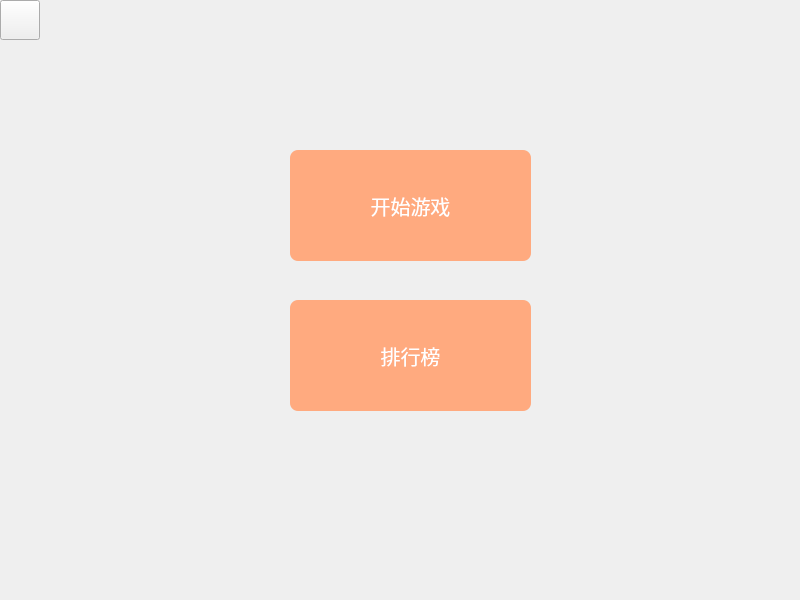
<?xml version="1.0" encoding="UTF-8"?>
<ui version="4.0">
 <class>MainWindow</class>
 <widget class="QMainWindow" name="MainWindow">
  <property name="geometry">
   <rect>
    <x>0</x>
    <y>0</y>
    <width>800</width>
    <height>600</height>
   </rect>
  </property>
  <property name="windowTitle">
   <string>MainWindow</string>
  </property>
  <widget class="QWidget" name="centralwidget">
   <widget class="QLabel" name="label">
    <property name="geometry">
     <rect>
      <x>0</x>
      <y>0</y>
      <width>800</width>
      <height>600</height>
     </rect>
    </property>
    <property name="styleSheet">
     <string notr="true">background-image: url(:/pic/background/background.jpg);</string>
    </property>
    <property name="text">
     <string/>
    </property>
   </widget>
   <widget class="QPushButton" name="rankBtn">
    <property name="geometry">
     <rect>
      <x>290</x>
      <y>300</y>
      <width>241</width>
      <height>111</height>
     </rect>
    </property>
    <property name="styleSheet">
     <string notr="true">QPushButton
{
    /*字体为微软雅黑*/
    font-family:Microsoft Yahei;
    /*字体大小为20点*/
    font-size:15pt;
    /*字体颜色为白色*/    
    color:white;
    /*背景颜色*/  
    background-color:rgb(255, 170, 127);
    /*边框圆角半径为8像素*/ 
    border-radius:8px;
}

/*按钮停留态*/
QPushButton:hover
{
    /*背景颜色*/  

	background-color: rgb(255, 170, 0);
}

/*按钮按下态*/
QPushButton:pressed
{
    /*背景颜色*/  
	background-color: rgb(255, 170, 127);
    /*左内边距为3像素，让按下时字向右移动3像素*/  
    padding-left:3px;
    /*上内边距为3像素，让按下时字向下移动3像素*/  
    padding-top:3px;
}</string>
    </property>
    <property name="text">
     <string>排行榜</string>
    </property>
   </widget>
   <widget class="QPushButton" name="playBtn">
    <property name="geometry">
     <rect>
      <x>290</x>
      <y>150</y>
      <width>241</width>
      <height>111</height>
     </rect>
    </property>
    <property name="font">
     <font>
      <family>Microsoft Yahei</family>
      <pointsize>15</pointsize>
     </font>
    </property>
    <property name="styleSheet">
     <string notr="true">QPushButton
{
    /*字体为微软雅黑*/
    font-family:Microsoft Yahei;
    /*字体大小为20点*/
    font-size:15pt;
    /*字体颜色为白色*/    
    color:white;
    /*背景颜色*/  
    background-color:rgb(255, 170, 127);
    /*边框圆角半径为8像素*/ 
    border-radius:8px;
}

/*按钮停留态*/
QPushButton:hover
{
    /*背景颜色*/  

	background-color: rgb(255, 170, 0);
}

/*按钮按下态*/
QPushButton:pressed
{
    /*背景颜色*/  
	background-color: rgb(255, 170, 127);
    /*左内边距为3像素，让按下时字向右移动3像素*/  
    padding-left:3px;
    /*上内边距为3像素，让按下时字向下移动3像素*/  
    padding-top:3px;
}</string>
    </property>
    <property name="text">
     <string>开始游戏</string>
    </property>
   </widget>
   <widget class="QPushButton" name="backBtn">
    <property name="geometry">
     <rect>
      <x>0</x>
      <y>0</y>
      <width>40</width>
      <height>40</height>
     </rect>
    </property>
    <property name="styleSheet">
     <string notr="true">QPushButton{border-image:url(:/pic/icon/back-arrow.png);}
QPushButton:hover{border-image:url(:/pic/icon/back-arrow-focused.png);}
QPushButton:pressed{border-image:url(:/pic/icon/back-arrow-focused.png);}</string>
    </property>
    <property name="text">
     <string/>
    </property>
   </widget>
  </widget>
  <widget class="QMenuBar" name="menubar">
   <property name="geometry">
    <rect>
     <x>0</x>
     <y>0</y>
     <width>800</width>
     <height>25</height>
    </rect>
   </property>
  </widget>
 </widget>
 <resources/>
 <connections/>
</ui>
